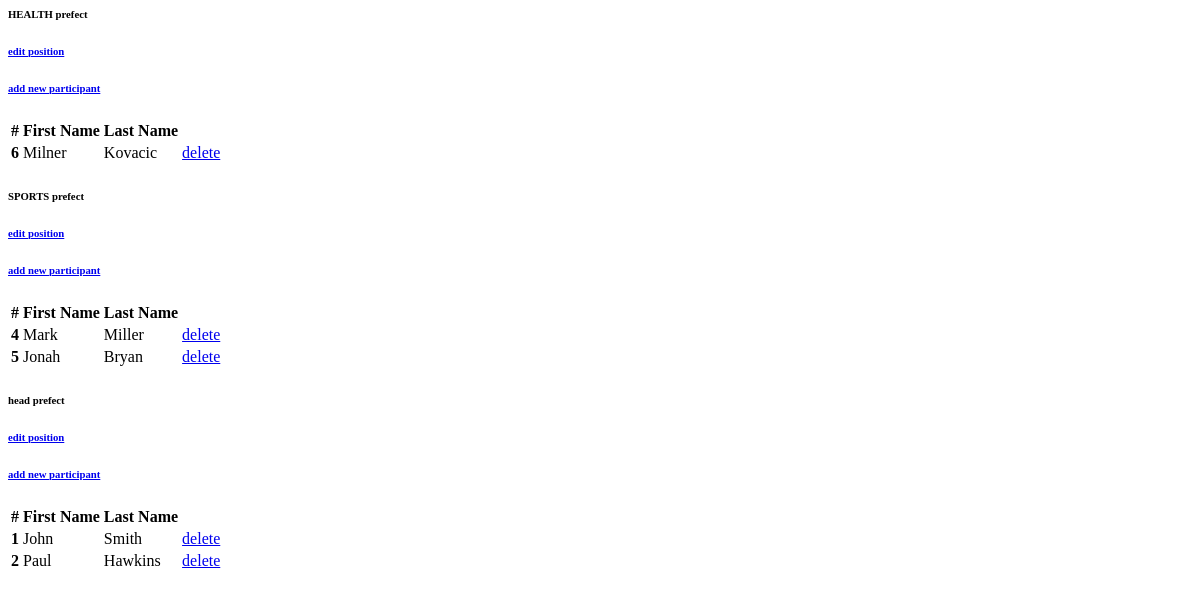
Before: /positions with the older database file.
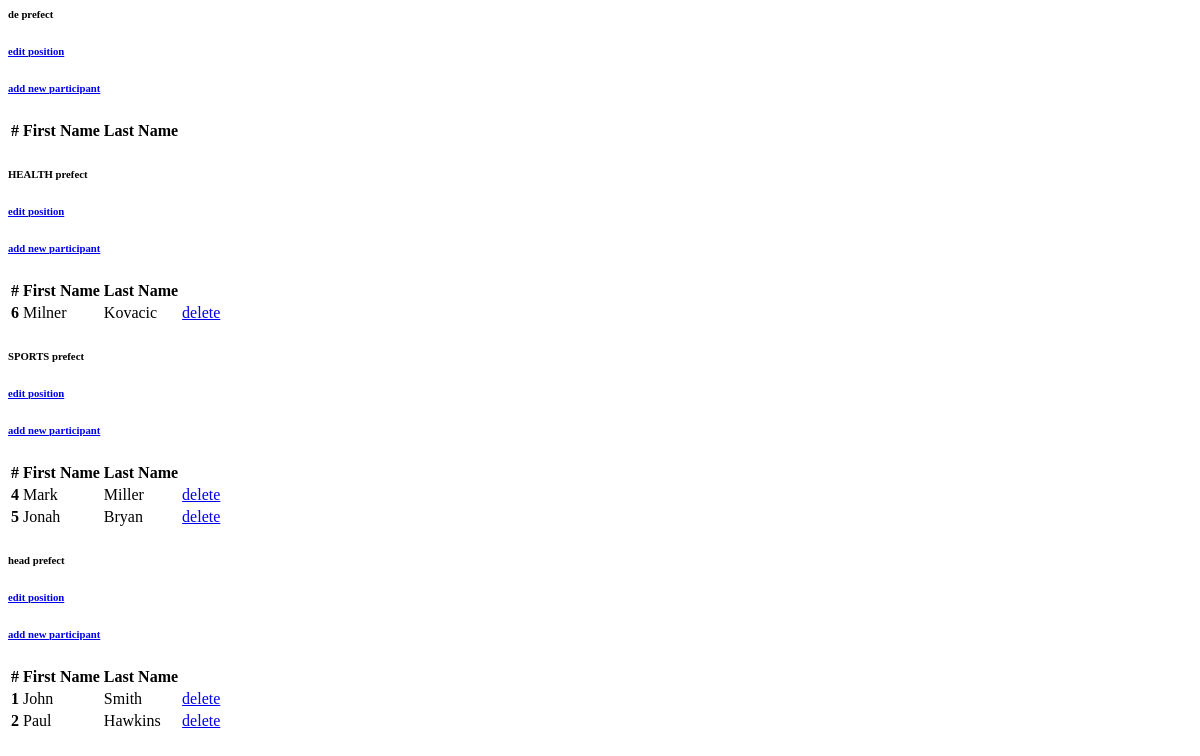
After: the same page with the newer database file.
### models.py (models this page shows)
class PositionModel(db.Model):
	id = db.Column( db.Integer, primary_key = True )
	pos = db.Column( db.String(100), nullable = False )

class AspirantModel( db.Model ):
	id = db.Column( db.Integer, primary_key = True )
	pid = db.Column( db.Integer, nullable = False )
	fname = db.Column( db.String(100), nullable = False )
	lname = db.Column( db.String(100), nullable = False )
	votes = db.Column( db.Integer, default = 0, nullable = False )

### views.py (the view, shortened to what this page needs)
@app.route("/positions", methods = ['GET', 'POST'])
def positions_view():
	return render_template( "pos.html", positions = ctr.positions_with_asp() )

### controllers.py (called while the page is built)
@marshal_with( aspirant_field )
def all_aspirants(pid):
	data = AspirantModel.query.filter_by( pid = pid ).all()
	return data

@marshal_with({"id": fields.Integer, "pos": fields.String})
def all_positions():
	data = PositionModel.query.all()
	res = []
	return data

def positions_with_asp(  ):
	positions = all_positions()
	for row in positions:
		row.aspirants = all_aspirants( row['id'] )
	return positions

### templates/pos.html (shortened to what this page needs)
    {%for pos in positions[::-1]%}
    <div class="col-lg-6 mb-4" id="pos-{{pos}}">
        <div class = "card">
        <div class="card-header">
            <h6 class="text-uppercase text-center mb-0">{{pos.pos}} prefect</h6>
            <h6 class="text-center text-blue mb-0">
                <a data-toggle="modal" data-target="#edit-pos-{{pos.pos.replace(' ', '-')}}" href="javascript:void(0)">
                    edit position
                </a>
            </h6>
            <h6 class="text-center text-blue mb-0">
                <a data-toggle="modal" data-target="#add-asp-{{pos.pos.replace(' ', '-')}}" href="javascript:void(0)">
                    add new participant
                </a>
            </h6>
        </div>
        <div class="card-body">
            <table class="table table-striped table-hover card-text">
                <thead>
                    <tr>
                    <th>#</th>
                    <th>First Name</th>
                    <th>Last Name</th>
                    </tr>
                </thead>
                <tbody>
                    {%for asp in pos.aspirants%}
                        <tr id="aspirant-{{asp.id}}" >
                            <th scope="row">{{asp.id}}</th>
                            <td>{{asp.fname}}</td>
                            <td>{{asp.lname}}</td>
                            <td onclick="slotter_gang(`{{asp.id}}`)">
                                <a class="text-red text-uppercase" href="javascript:void(0)">
                                    delete
                                </a>
                            </td>
                        </tr>
                    {%endfor%}
                </tbody>
            </table>
        </div>
        </div>
    </div>
{%endfor%}

Changed rows visible on the page:
added PositionModel: pos "de"
